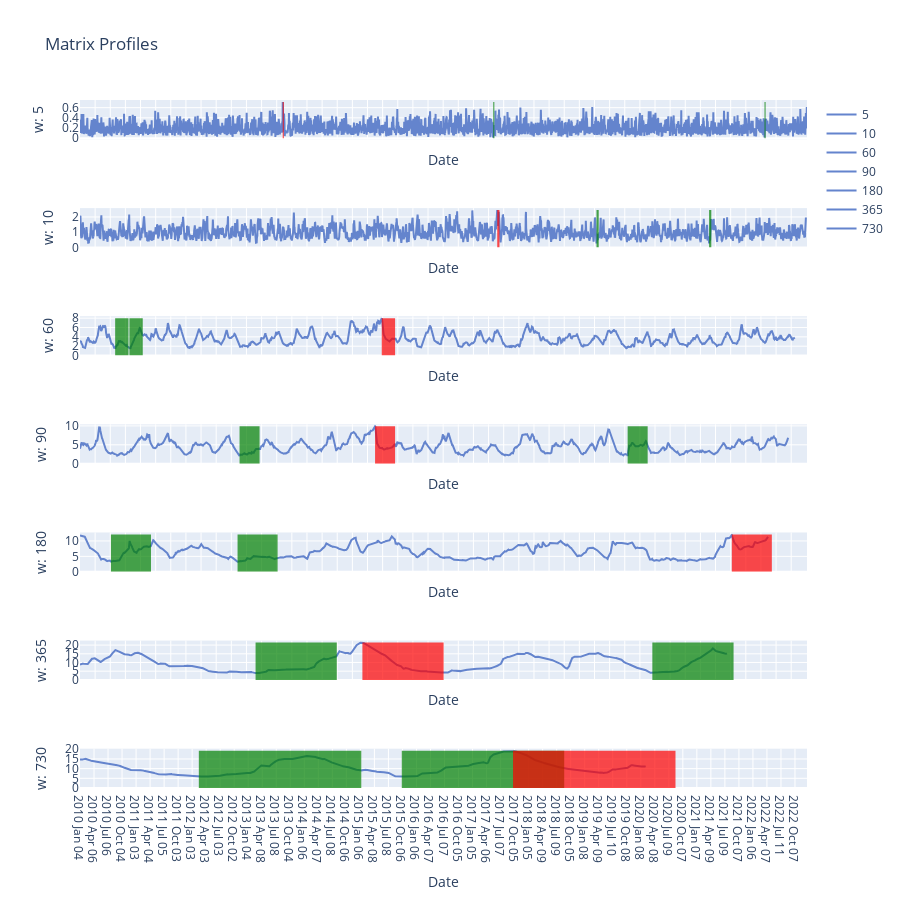

Notebook code cell kept with this figure:
### Code cell
class StumpAnalyzer(object):
    def __init__(self, ts):
        self.ts = ts
        self.timeseries = ts.T.values[0]
        self.default_window_size = 28
        self.date_format = '%Y %b %d'
        self.blue = '#6484cd'

    def index_to_date(self, idx):
        return self.ts.index[idx].strftime(self.date_format)

    def stump_summary(self, matrix_profile, w):
        motif = np.argsort(matrix_profile[:, 0])[0]
        motif_date = self.index_to_date(motif)
        neighbormotif = matrix_profile[motif, 1]
        neighbormotif_date = self.index_to_date(neighbormotif)
        top_10_motifs_idx = np.argsort(matrix_profile[:, 0])[10]
        top_10_motifs_dates = [self.index_to_date(idx) for idx in [top_10_motifs_idx]]
        discord = np.argsort(matrix_profile[:, 0])[-1]
        discord_date = self.index_to_date(discord)
        neighbordiscord = matrix_profile[discord, 0]
        distance_between_motifs = np.abs(motif - neighbormotif)
#         motif_idx, motif_indices = stumpy.motifs(matrix_profile, w)
#         motifs_dates = [self.index_to_date(idx) for idx in [motif_indices]]


        print("\nMatrix Profile:")
        print("Window size:", w)
        print("Motif index", motif, "-", motif_date)
        print("Nearest neighbor index", neighbormotif, "-", neighbormotif_date)
        print("Distance between motifs:", distance_between_motifs)
#         print("Motif Indices:", motif_indices)
#         print("Motif Dates:", motifs_dates)
        print("Top 10 Motif indices:", top_10_motifs_idx)
        print("Top 10 Motif dates:", top_10_motifs_dates)
        print("Discord index", discord, "-", discord_date)

    def run_one_window(self, window=28):
        matrix_profile = stumpy.stump(self.timeseries, m=window)
        self.stump_summary(matrix_profile, window)
        self.plot_raw_matrix(matrix_profile, window)
        
    def run_many_windows(self, windows=[28]):
        profiles = {}
        for _window in windows:
            mp = stumpy.stump(self.timeseries, m=_window)
            profiles[_window] = mp
        self.plot_matrix_profiles(profiles)
        for _w in profiles:
            self.stump_summary(profiles[_w], _w)
    
    def plot_matrix_profiles(self, matrix_profiles):
        num = len(matrix_profiles.keys())
        fig = sp.make_subplots(rows=num, cols=1, shared_xaxes=True, vertical_spacing=0.1)
        i = 1

        for w, mp in matrix_profiles.items():
            m = np.argsort(mp[:, 0])[0]
            n = mp[m, 1]
            d = np.argsort(mp[:, 0])[-1]
            maxh = mp[:, 0].max()

            # Plot Matrix Profile
            fig.add_trace(go.Scatter(x=ts[target].index.strftime('%Y %b %d'), y=mp[:, 0], line=dict(color=self.blue), name=str(w)), row=i, col=1)
            fig.add_shape(type="rect", xref="x", yref="y", x0=m, y0=0, x1=m + w, y1=maxh, fillcolor="green", opacity=0.7, line=dict(color="green", width=0), row=i, col=1)
            fig.add_shape(type="rect", xref="x", yref="y", x0=n, y0=0, x1=n + w, y1=maxh, fillcolor="green", opacity=0.7, line=dict(color="green", width=0), row=i, col=1)
            fig.add_shape(type="rect", xref="x", yref="y", x0=d, y0=0, x1=d + w, y1=maxh, fillcolor="red", opacity=0.7, line=dict(color="red", width=0), row=i, col=1)

            # Update y-axis label
            fig.update_yaxes(title_text="w: " + str(w), row=i, col=1)
            i += 1

        # Set layout properties
        fig.update_layout(
            height=900,
            width=900,
            title="Matrix Profiles",
            xaxis=dict(tickangle=75),
        )
        fig.update_xaxes(title_text="Date")
        fig.write_image("output/matrix-profiles.png", width=1960, height=1080)
        fig.show()
        
        
    def plot_raw_matrix(self, mp, w):
        fig = sp.make_subplots(rows=2, cols=1, shared_xaxes=True, vertical_spacing=0.02)
        motif = np.argsort(mp[:, 0])[0]
        neighbormotif = mp[motif, 1]
        discord = np.argsort(mp[:, 0])[-1]
        maxh = int(self.ts.values.max())

        # First subplot
        fig.add_trace(go.Scatter(x=ts[target].index.strftime('%Y %b %d'), y=ts[target].values, name=target), row=1, col=1)
        fig.add_shape(type="rect", xref="x", yref="y", x0=motif, y0=0, x1=motif + w, y1=maxh, fillcolor="green", opacity=0.7, name='Motif', line=dict(color="green", width=0), row=1, col=1)
        fig.add_shape(type="rect", xref="x", yref="y", x0=neighbormotif, y0=0, x1=neighbormotif + w, y1=maxh, fillcolor="green", opacity=0.7, name='Motif neighbour', line=dict(color="green", width=0), row=1, col=1)
        fig.add_shape(type="rect", xref="x", yref="y", x0=discord, y0=0, x1=discord + w, y1=maxh, fillcolor="red", opacity=0.7, name='Discord', line=dict(color="red", width=0), row=1, col=1)
        fig.update_yaxes(title_text=target, row=1)

        maxh = mp[:, 0].max()
        # Second subplot
        fig.add_trace(go.Scatter(x=ts[target].index.strftime('%Y %b %d'), y=mp[:, 0], name="Matrix Profile"), row=2, col=1)
        fig.add_shape(type="rect", xref="x", yref="y", x0=motif, y0=0, x1=motif + w, y1=maxh, fillcolor="green", opacity=0.7, name='Motif', line=dict(color="green", width=0), row=2, col=1)
        fig.add_shape(type="rect", xref="x", yref="y", x0=neighbormotif, y0=0, x1=neighbormotif + w, y1=maxh, fillcolor="green", opacity=0.7, name='Motif neighbour', line=dict(color="green", width=0), row=2, col=1)
        fig.add_shape(type="rect", xref="x", yref="y", x0=discord, y0=0, x1=discord + w, y1=maxh, fillcolor="red", opacity=0.7, name='Discord', line=dict(color="red", width=0), row=2, col=1)
        fig.update_xaxes(title_text="Date", row=2)
        fig.update_yaxes(title_text="Matrix Profile", row=2)

        # Set layout properties
        fig.update_layout(
            title="Data Profile: Motifs, Discords",
            height=800,
            width=1000,
            xaxis=dict(tickangle=75),
            xaxis2=dict(tickangle=75),
            xaxis3=dict(tickangle=75),
            xaxis4=dict(tickangle=75),
            yaxis=dict(domain=[0.55, 1]),
            yaxis2=dict(domain=[0, 0.45]),
            yaxis3=dict(domain=[0.55, 1]),
            yaxis4=dict(domain=[0, 0.45]),
        )
        fig.show()    
    
        
stumpa = StumpAnalyzer(ts)
# stumpa.run_one_window(90)
multiwindows = [5,10, 60, 90, 180, 365, 730]
stumpa.run_many_windows(multiwindows)

### Figure 1 — Plotly figure (JSON) as saved in the notebook; plotly's stock layout.template omitted (floating-point values rounded to 4 significant figures; data arrays with more than 128 entries replaced by an {"elided": "..."} marker saying what was removed)
{"data": [{"line": {"color": "#6484cd"}, "name": "5", "type": "scatter", "x": {"elided": "3272 str values"}, "xaxis": "x", "y": {"elided": "3268 float values"}, "yaxis": "y"}, {"line": {"color": "#6484cd"}, "name": "10", "type": "scatter", "x": {"elided": "3272 str values"}, "xaxis": "x2", "y": {"elided": "3263 float values"}, "yaxis": "y2"}, {"line": {"color": "#6484cd"}, "name": "60", "type": "scatter", "x": {"elided": "3272 str values"}, "xaxis": "x3", "y": {"elided": "3213 float values"}, "yaxis": "y3"}, {"line": {"color": "#6484cd"}, "name": "90", "type": "scatter", "x": {"elided": "3272 str values"}, "xaxis": "x4", "y": {"elided": "3183 float values"}, "yaxis": "y4"}, {"line": {"color": "#6484cd"}, "name": "180", "type": "scatter", "x": {"elided": "3272 str values"}, "xaxis": "x5", "y": {"elided": "3093 float values"}, "yaxis": "y5"}, {"line": {"color": "#6484cd"}, "name": "365", "type": "scatter", "x": {"elided": "3272 str values"}, "xaxis": "x6", "y": {"elided": "2908 float values"}, "yaxis": "y6"}, {"line": {"color": "#6484cd"}, "name": "730", "type": "scatter", "x": {"elided": "3272 str values"}, "xaxis": "x7", "y": {"elided": "2543 float values"}, "yaxis": "y7"}], "layout": {"height": 900, "shapes": [{"fillcolor": "green", "line": {"color": "green", "width": 0}, "opacity": 0.7, "type": "rect", "x0": 1857, "x1": 1862, "xref": "x", "y0": 0, "y1": 0.7121, "yref": "y"}, {"fillcolor": "green", "line": {"color": "green", "width": 0}, "opacity": 0.7, "type": "rect", "x0": 3076, "x1": 3081, "xref": "x", "y0": 0, "y1": 0.7121, "yref": "y"}, {"fillcolor": "red", "line": {"color": "red", "width": 0}, "opacity": 0.7, "type": "rect", "x0": 911, "x1": 916, "xref": "x", "y0": 0, "y1": 0.7121, "yref": "y"}, {"fillcolor": "green", "line": {"color": "green", "width": 0}, "opacity": 0.7, "type": "rect", "x0": 2321, "x1": 2331, "xref": "x2", "y0": 0, "y1": 2.45, "yref": "y2"}, {"fillcolor": "green", "line": {"color": "green", "width": 0}, "opacity": 0.7, "type": "rect", "x0": 2827, "x1": 2837, "xref": "x2", "y0": 0, "y1": 2.45, "yref": "y2"}, {"fillcolor": "red", "line": {"color": "red", "width": 0}, "opacity": 0.7, "type": "rect", "x0": 1875, "x1": 1885, "xref": "x2", "y0": 0, "y1": 2.45, "yref": "y2"}, {"fillcolor": "green", "line": {"color": "green", "width": 0}, "opacity": 0.7, "type": "rect", "x0": 222, "x1": 282, "xref": "x3", "y0": 0, "y1": 7.992, "yref": "y3"}, {"fillcolor": "green", "line": {"color": "green", "width": 0}, "opacity": 0.7, "type": "rect", "x0": 158, "x1": 218, "xref": "x3", "y0": 0, "y1": 7.992, "yref": "y3"}, {"fillcolor": "red", "line": {"color": "red", "width": 0}, "opacity": 0.7, "type": "rect", "x0": 1356, "x1": 1416, "xref": "x3", "y0": 0, "y1": 7.992, "yref": "y3"}, {"fillcolor": "green", "line": {"color": "green", "width": 0}, "opacity": 0.7, "type": "rect", "x0": 2461, "x1": 2551, "xref": "x4", "y0": 0, "y1": 9.893, "yref": "y4"}, {"fillcolor": "green", "line": {"color": "green", "width": 0}, "opacity": 0.7, "type": "rect", "x0": 717, "x1": 807, "xref": "x4", "y0": 0, "y1": 9.893, "yref": "y4"}, {"fillcolor": "red", "line": {"color": "red", "width": 0}, "opacity": 0.7, "type": "rect", "x0": 1326, "x1": 1416, "xref": "x4", "y0": 0, "y1": 9.893, "yref": "y4"}, {"fillcolor": "green", "line": {"color": "green", "width": 0}, "opacity": 0.7, "type": "rect", "x0": 139, "x1": 319, "xref": "x5", "y0": 0, "y1": 12.13, "yref": "y5"}, {"fillcolor": "green", "line": {"color": "green", "width": 0}, "opacity": 0.7, "type": "rect", "x0": 708, "x1": 888, "xref": "x5", "y0": 0, "y1": 12.13, "yref": "y5"}, {"fillcolor": "red", "line": {"color": "red", "width": 0}, "opacity": 0.7, "type": "rect", "x0": 2929, "x1": 3109, "xref": "x5", "y0": 0, "y1": 12.13, "yref": "y5"}, {"fillcolor": "green", "line": {"color": "green", "width": 0}, "opacity": 0.7, "type": "rect", "x0": 2572, "x1": 2937, "xref": "x6", "y0": 0, "y1": 21.47, "yref": "y6"}, {"fillcolor": "green", "line": {"color": "green", "width": 0}, "opacity": 0.7, "type": "rect", "x0": 789, "x1": 1154, "xref": "x6", "y0": 0, "y1": 21.47, "yref": "y6"}, {"fillcolor": "red", "line": {"color": "red", "width": 0}, "opacity": 0.7, "type": "rect", "x0": 1269, "x1": 1634, "xref": "x6", "y0": 0, "y1": 21.47, "yref": "y6"}, {"fillcolor": "green", "line": {"color": "green", "width": 0}, "opacity": 0.7, "type": "rect", "x0": 534, "x1": 1264, "xref": "x7", "y0": 0, "y1": 19.28, "yref": "y7"}, {"fillcolor": "green", "line": {"color": "green", "width": 0}, "opacity": 0.7, "type": "rect", "x0": 1446, "x1": 2176, "xref": "x7", "y0": 0, "y1": 19.28, "yref": "y7"}, {"fillcolor": "red", "line": {"color": "red", "width": 0}, "opacity": 0.7, "type": "rect", "x0": 1946, "x1": 2676, "xref": "x7", "y0": 0, "y1": 19.28, "yref": "y7"}], "title": {"text": "Matrix Profiles"}, "width": 900, "xaxis": {"anchor": "y", "domain": [0, 1], "matches": "x7", "showticklabels": false, "tickangle": 75, "title": {"text": "Date"}}, "xaxis2": {"anchor": "y2", "domain": [0, 1], "matches": "x7", "showticklabels": false, "title": {"text": "Date"}}, "xaxis3": {"anchor": "y3", "domain": [0, 1], "matches": "x7", "showticklabels": false, "title": {"text": "Date"}}, "xaxis4": {"anchor": "y4", "domain": [0, 1], "matches": "x7", "showticklabels": false, "title": {"text": "Date"}}, "xaxis5": {"anchor": "y5", "domain": [0, 1], "matches": "x7", "showticklabels": false, "title": {"text": "Date"}}, "xaxis6": {"anchor": "y6", "domain": [0, 1], "matches": "x7", "showticklabels": false, "title": {"text": "Date"}}, "xaxis7": {"anchor": "y7", "domain": [0, 1], "title": {"text": "Date"}}, "yaxis": {"anchor": "x", "domain": [0.9429, 1], "title": {"text": "w: 5"}}, "yaxis2": {"anchor": "x2", "domain": [0.7857, 0.8429], "title": {"text": "w: 10"}}, "yaxis3": {"anchor": "x3", "domain": [0.6286, 0.6857], "title": {"text": "w: 60"}}, "yaxis4": {"anchor": "x4", "domain": [0.4714, 0.5286], "title": {"text": "w: 90"}}, "yaxis5": {"anchor": "x5", "domain": [0.3143, 0.3714], "title": {"text": "w: 180"}}, "yaxis6": {"anchor": "x6", "domain": [0.1571, 0.2143], "title": {"text": "w: 365"}}, "yaxis7": {"anchor": "x7", "domain": [0, 0.05714], "title": {"text": "w: 730"}}}}
